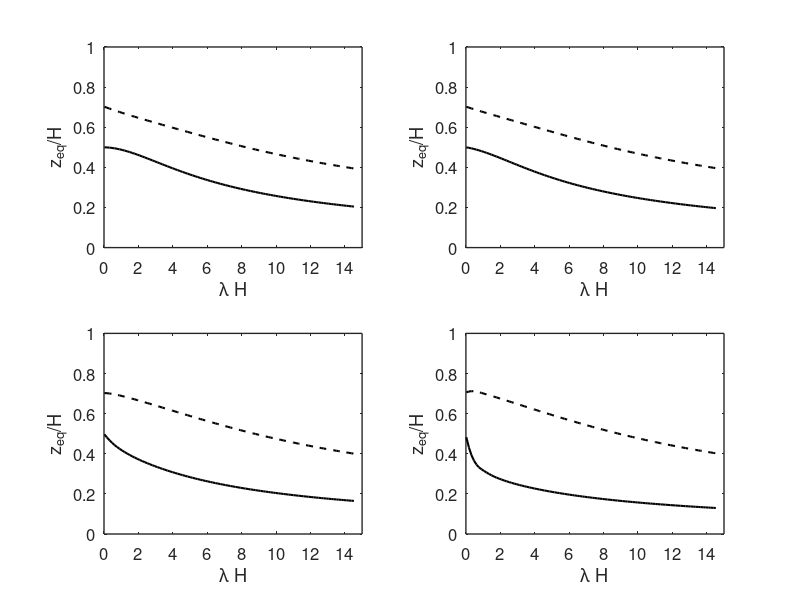

MATLAB code to generate this figure:
clear;
close all;
clc;

% constants
H     = 50;
xi  = 0.05;
Vzero = 100;
Vzero_complex = Vzero * sqrt(1 + (2 * 1i * xi)); 

% parameters
alphas   = [-0.9, -0.5, 0.5, 0.9];
lambda   = 0.0005:0.01:0.3;          
lambda_H = lambda .* H;

% Fine grid for smoothing with spline
lambda_H_fine = linspace(lambda_H(1), lambda_H(end), 100);

figure('Color','w');
for a_idx = 1:length(alphas)
    alpha = alphas(a_idx);

    % Arrays to store equivalent depths
    zeq_H_high = zeros(length(lambda), 1);
    zeq_H_low  = zeros(length(lambda), 1);
    fsin       = zeros(1, length(lambda));

    % Precompute terms
    Vinf         = Vzero / (1 - alpha);
    Vinf_complex = Vinf * sqrt(1 + (2 * 1i * xi));
    fhomo        = Vinf_complex / (4 * H);

    
    for idx = 1:length(lambda)
        lam = lambda(idx);
        fsin(idx) = (H * sqrt((exp(-2*H*lam) * ...
            (4 * exp(H*lam) * alpha * (pi^4 + 6 * H^2 * pi^2 * lam^2 + 8 * H^4 * lam^4) ...
            - alpha^2 * (pi^4 + 9 * H^2 * pi^2 * lam^2 + 8 * H^4 * lam^4) ...
            + exp(2 * H * lam) * (8 * H^5 * lam^5 + pi^4 * ((-4 + alpha) * alpha + 2 * H * lam) ...
            + H^2 * pi^2 * lam^2 * ((-16 + alpha) * alpha + 10 * H * lam)))) ...
            / (H^3 * lam * (pi^4 + 5 * H^2 * pi^2 * lam^2 + 4 * H^4 * lam^4)))) / sqrt(2);
    end

   
    for i = 1:length(lambda)
        lh = lambda_H(i);

        % High frequencies
        zeq_H_high(i) = log( ...
            alpha - ((lh * alpha) / (lh + log(1 - alpha) - log(exp(lh) - alpha))) ) ...
            / lh;

        % Low frequencies
        zeq_H_low(i)  = log( (fhomo * alpha) / (fhomo - fsin(i)*fhomo) ) / lh;
    end

    % Spline
    zeq_H_high_s = spline(lambda_H, zeq_H_high, lambda_H_fine);
    zeq_H_low_s  = spline(lambda_H, zeq_H_low,  lambda_H_fine);

    % ---- Plotting ----
    subplot(2,2,a_idx);
    hold on;


    plot(lambda_H_fine, zeq_H_high_s, 'k-',  'LineWidth', 1.5); 
    plot(lambda_H_fine, zeq_H_low_s,  'k--', 'LineWidth', 1.5); 

    
    xlim([0 15]);
    ylim([0 1]);
    xlabel('\lambda H','Interpreter','tex');
    ylabel('z_{eq}/H','Interpreter','tex');

    set(gca, ...
             'FontSize', 12, ...
             'LineWidth',1, ...
             'Box','on', ...
             'TickDir','in');

    hold off;
end
